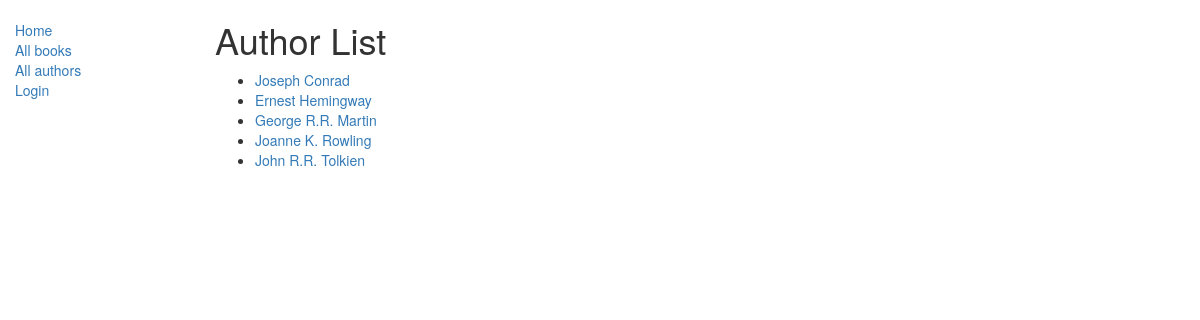
Screenshot of /catalog/authors/ with the database file from the repository.
### catalog/models.py (models this page shows, shortened)
class Author(models.Model):
    first_name = models.CharField(max_length=100)
    last_name = models.CharField(max_length=100)
    date_of_birth = models.DateField(null=True, blank=True)
    date_of_death = models.DateField('Died', null=True, blank=True)
    class Meta:
        ordering = ["last_name", "first_name"]
    def get_absolute_url(self):
        return reverse('author-detail', args=[str(self.id)])

### catalog/views.py (the view)
# urls.py: path('authors/', views.AuthorListView.as_view(), name='authors'),
class AuthorListView(generic.ListView):
    model = Author
    paginate_by = 10
    def get_queryset(self):
        return Author.objects.all()

### catalog/templates/catalog/author_list.html
{% extends "base_generic.html" %}
{% block content %}
    <h1>Author List</h1>
    {% if author_list %}
    <ul>
      {% for author in author_list %}
      <li>
        <a href="{{ author.get_absolute_url }}">{{ author.first_name }} {{ author.last_name }}</a>
      </li>
      {% endfor %}
    </ul>
    {% else %}
      <p>There are no records of any authors.</p>
    {% endif %}
{% endblock %}

### rows the page displays
Author: first_name "Joseph", last_name "Conrad"
Author: first_name "Ernest", last_name "Hemingway"
Author: first_name "George R.R.", last_name "Martin"
Author: first_name "Joanne K.", last_name "Rowling"
Author: first_name "John R.R.", last_name "Tolkien"
